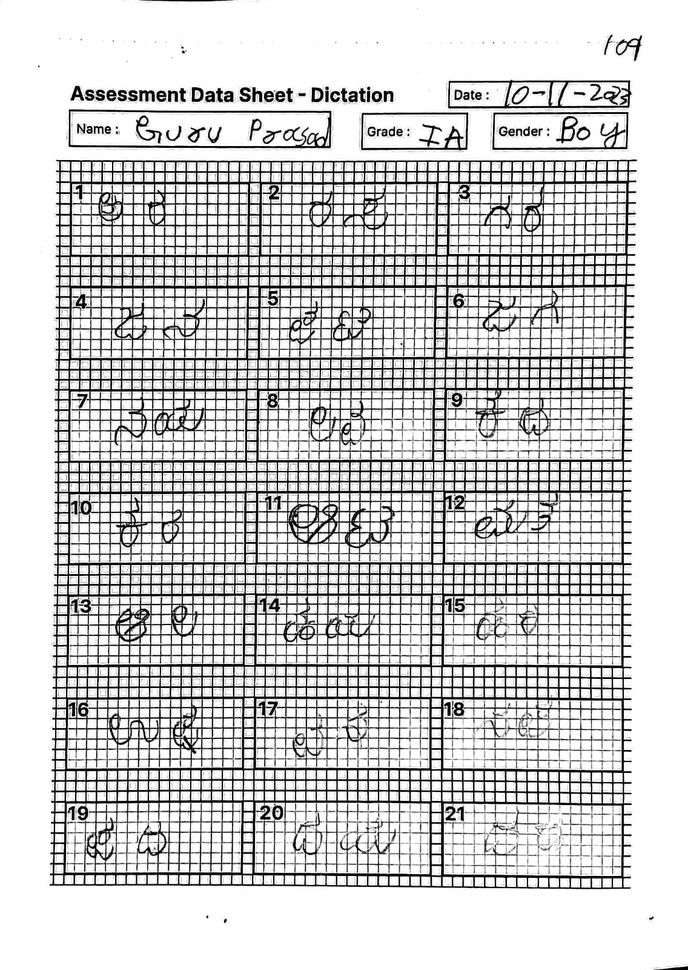
#> input picture Crop and Labelling/sample.jpg, 688 x 970 px, shrunk from 1136 x 1600 before the run, given in place of Stencil.png, which was not available
$ python crop1.py
#> lines starting #> are read from the running program, lines starting #| are printed output that depends on the picture; pictures that were not available may be replaced by others from this repository, and a replacement may not be noted
from PIL import Image, ImageDraw
import os

def read_stencil(stencil_path):
#> called with stencil_path = 'Stencil.png'
    stencil = Image.open(stencil_path)
#> stencil is the input picture: PIL image 688x970 RGB; min 0, max 255, mean 207.2
    positions = []

    # Iterate over the cells in the stencil
    num_rows, num_columns = 7, 3
    for row in range(num_rows):
        for col in range(num_columns):
            # Calculate the coordinates of each cell
            x1 = col * (stencil.width // num_columns)
            y1 = row * (stencil.height // num_rows)
            x2 = (col + 1) * (stencil.width // num_columns)
            y2 = (row + 1) * (stencil.height // num_rows)

            positions.append((x1, y1, x2, y2))

    return positions

def crop_image(input_image_path, output_folder, positions):
    # Load the input image
    input_image = Image.open(input_image_path)

    # Iterate over user-specified positions and crop the input image
    for i, pos in enumerate(positions):
        x1, y1, x2, y2 = pos
        region = (x1, y1, x2, y2)

        # Crop the input image using the current rectangle
        cropped_image = input_image.crop(region)

        # Save the cropped image
        output_path = os.path.join(output_folder, f"cropped-image{i + 1}.png")
        cropped_image.save(output_path)

if __name__ == "__main__":
    # Step 1: Read Stencil
    stencil_path = "Stencil.png"  # Provide the path to your stencil image
    positions = read_stencil(stencil_path)

    # Step 2: Input Image and Output Folder
    input_image_path = "input.png"  # Provide the path to your input image
    output_folder = "output_images"

    # Step 3: Image Cropping
    if not os.path.exists(output_folder):
        os.makedirs(output_folder)

    crop_image(input_image_path, output_folder, positions)
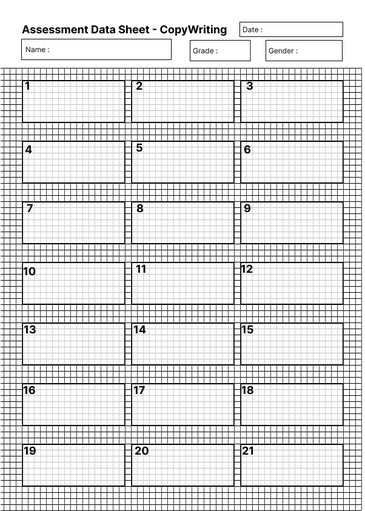
#> input picture Crop and Labelling/input.png, 365 x 511 px, shrunk from 602 x 843 before the run
#> in crop_image, input_image is the input picture: PIL image 365x511 RGBA; mean R, G, B, A 218.8, 218.8, 218.8, 252.5
#> the loop in crop_image, `for i, pos in enumerate(positions):` made 21 passes
#> pass 1, in crop_image, `cropped_image = input_image.crop(region)`:
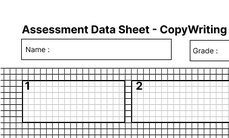
#> cropped_image: PIL image 229x138 RGBA; mean R, G, B, A 226.9, 226.9, 226.9, 255
#> pass 2, in crop_image, `cropped_image = input_image.crop(region)`:
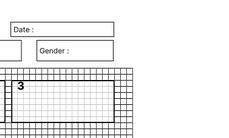
#> cropped_image: PIL image 229x138 RGBA; mean R, G, B, A 133.9, 133.9, 133.9, 147.7; transparent parts drawn white
